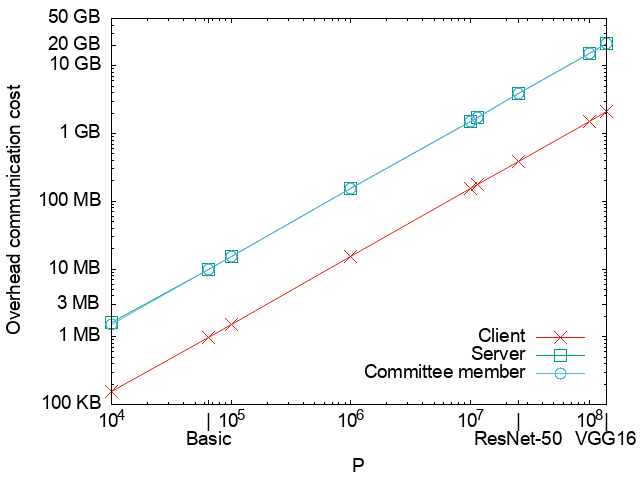

Write gnuplot code to recreate this figure.
set terminal png font "Helvetica,14" 
set output "online_comm_c10_n100.png"
set datafile sep ','
set key bottom right Right offset 0, 1
set xlabel "P" offset 0, -1
set ylabel "Overhead communication cost"
set ytics add ("100 KB" 0.1)
set ytics add ("1 MB" 1)
set ytics add ("3 MB" 3)
set ytics add ("10 MB" 10)
set ytics add ("100 MB" 100)
set ytics add ("1 GB" 1000)
set ytics add ("10 GB" 10000)
set ytics add ("20 GB" 20000)
set ytics add ("50 GB" 50000)
set xtics add ("10^4" 10000)
set xtics add ("|\nBasic" 64811)
set xtics add ("10^5" 100000)
set xtics add ("10^6" 1000000)
set xtics add ("10^7" 10000000)
# set xtics add ("|\nResNet-18" 11511784)
# set xtics add ("|\n|\nResNet-50" 25557032)
set xtics add ("|\nResNet-50" 25557032)
set xtics add ("10^8" 100000000)
set xtics add ("|\nVGG16" 138357544)
set log y
set log x
# set xtics rotate by 90 right

# x=p, for committee_size=10 and p=100
plot [9999:138357545][:50000] '../online_comm/online_comm.csv' every ::63::71 using 3:($4-$7) title 'Client' with linespoints pt 2 ps 2 lc 7, \
             '../online_comm/online_comm.csv' every ::63::71 using 3:($5-$8) title 'Server' with linespoints pt 4 ps 2 lc 2, \
             '../online_comm/online_comm.csv' every ::63::71 using 3:6 title 'Committee member' with linespoints pt 6 ps 2 lc 3
